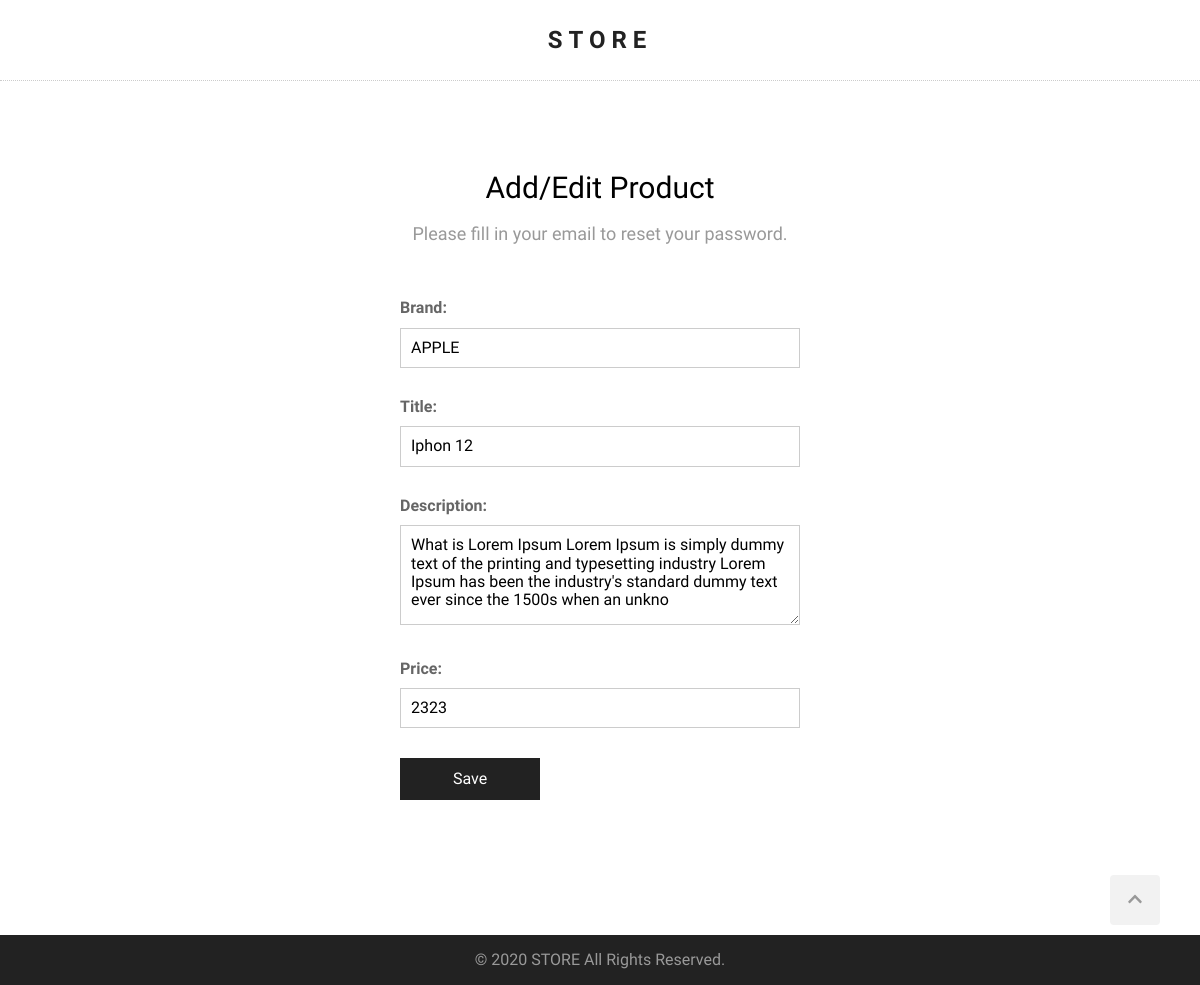
/product/1/edit, run on the app's committed database.
### products/models.py (models this page shows, shortened)
class Product(models.Model):
    brand = models.CharField(max_length=100)
    title = models.CharField(max_length=100)
    description = models.TextField()
    price = models.IntegerField()
    image = models.ImageField(upload_to='profucts/',blank=True, null=True)

### products/views.py (the view)
# urls.py: path('product/<int:id>/edit', product_edit, name='product_edit'),
def product_edit(request,id):
    product = get_object_or_404(Product,id=id)
    if request.method == 'POST':
        form = AddProductForm(request.POST,request.FILES,instance=product)
        if form.is_valid():
                form.save()
                return  redirect ('/product-add-successful')
    else:
        form = AddProductForm(instance=product)
    return render(request,'product/product-add.html',{'form':form})

### products/forms.py
class AddProductForm(forms.ModelForm):
    class Meta:
        model =Product
        fields = ("brand", "title", "description", "price")

### products/templates/product/product-add.html (shortened to what this page needs)
{% extends "base.html" %}
{% block content %}
<section class="form-section">
    <h2 class="section-headline">Add/Edit Product</h2>
    <p class="section-description">
        Please fill in your email to reset your password.
    </p>
    <div class="form">
        <form action="" method="post" enctype="multipart/form-data">
            {{ form.as_p }}
            <p>
                <button type="submit">Save</button>
            </p>
        </form>
    </div>
</section>
{% endblock %}

### static/style.css (style rules this page uses)
html { scroll-behavior: smooth; }
body { margin: 0; font-family: 'Questrial', sans-serif; }
.section-headline { font-size: 30px; font-weight: normal; margin: 0; }
.section-description { color: #999; font-size: 18px; }
.form-section { overflow: auto; width: 100%; }
.form { max-width: 400px; margin: 45px auto; padding: 0 20px; }
.form p { margin: 0 0 20px 0; text-align: left; }
.form label { display: block; padding: 10px 0; color: #666; font-weight: bold; }
.form input[type=text], .form input[type=email], .form input[type=number], .form input[type=password], .form select { padding: 10px; max-width: 400px; width: 100%; border: 1px solid #ccc; box-sizing: border-box; }
.form textarea { max-width: 400px; min-height: 100px; width: 100%; height: 100px; padding: 10px; box-sizing: border-box; font-family: inherit; font-size: inherit; border: 1px solid #ccc; }
.form button { width: 140px; line-height: 40px; font-size: 16px; background: #222; color: #fff; border: none; cursor: pointer; margin-top: 10px; transition-duration: .3s; }

### data on the page
Product: brand "APPLE", title "Iphon 12", description "What is Lorem Ipsum Lorem Ipsum is simply dummy text of the printing and typesetting industry Lorem Ipsum has been the industry's standard dummy text ever since the 1500s when an unkno", price "2323"
